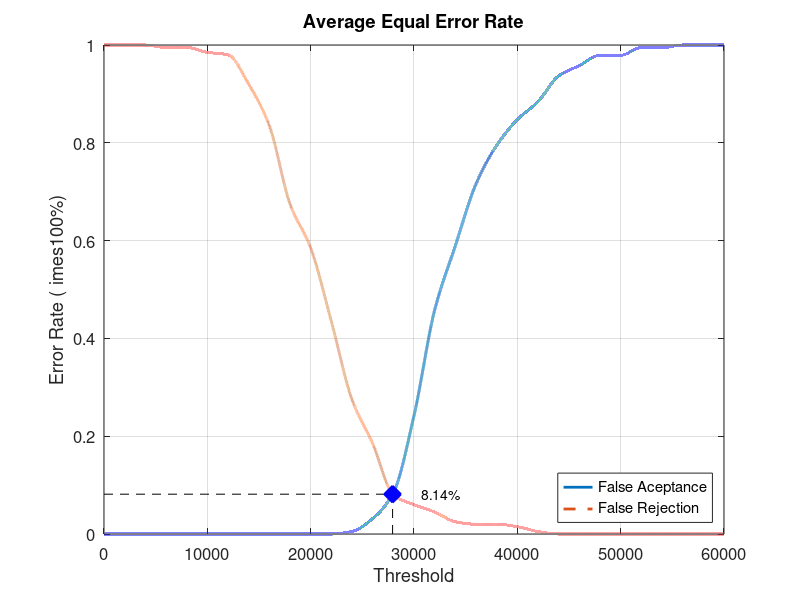
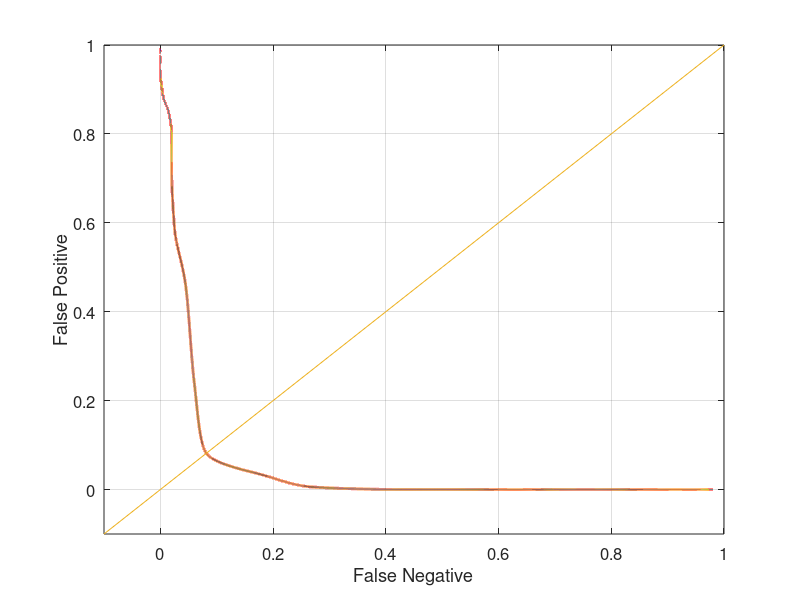

Here is the MATLAB script that generated these plots, in order:
close all;
clear;
clc;
x = 0:2000:60000;
xq = 0:0.5:60000;

y0 = [0 0 0 0 0 0 0 0 0 0 0 0 0.00526316 0.0315789 0.0842105 0.242105 0.457895 0.589474 0.715789 0.794737 0.847368 0.884211 0.936842 0.957895 0.978947 0.978947 0.994737 0.994737 1 1 1]
yy0 = interp1(x, y0, xq, 'pchip');
y1 = [1 1 1 0.995 0.995 0.985 0.98 0.92 0.835 0.675 0.585 0.435 0.275 0.185 0.08 0.06 0.045 0.025 0.02 0.02 0.015 0.005 0 0 0 0 0 0 0 0 0]
yy1 = interp1(x, y1, xq, 'pchip');

% Calculating EER: 
y2 = abs(y0 - y1);
find(y2 == min(y2))
yy2 = abs(yy0 - yy1);
xEER = find(yy2 == min(yy2));
xEERIndex = xq(xEER) % X-axis EER
yEER = yy0(xEER) % Y-axis EER

main = figure
plot(xq, yy0,'-','LineWidth', 2);	hold on
plot(xq, yy1,'--','LineWidth', 2);	hold on
plot([xEERIndex xEERIndex], [0 yEER], 'k--');	hold on
plot([0 xEERIndex], [yEER yEER], 'k--');	hold on
plot(xEERIndex, yEER, 'bx', 'LineWidth', 10);	hold on
text(xEERIndex + 10 * xEERIndex / 100, yEER, [num2str(round((10000 * yEER)) / 100) '%'])
legend('False Aceptance', 'False Rejection', 'Location', 'SouthEast')
xlabel('Threshold')
ylabel('Error Rate (	imes100%)')
title('Average Equal Error Rate')
set(gca, 'FontSize', 12)
axis([0 60000 0 1])
grid on

print(main, 'Database5_1Main', '-dpng');
FNRxFPR = figure('Color', [1 1 1]);
plot(yy1, yy0, '-', yy1, yy0, 'LineWidth', 2);
hold on
y = -0.1:0.1:1
plot(y, y); 
set(gca, 'FontSize', 12)
xlabel('False Negative')
ylabel('False Positive')
axis([-0.1 1 -0.1 1])
set(gca, 'FontSize', 12)
grid on

print(FNRxFPR, 'Database5_1FNRxFPR','-dpng');
